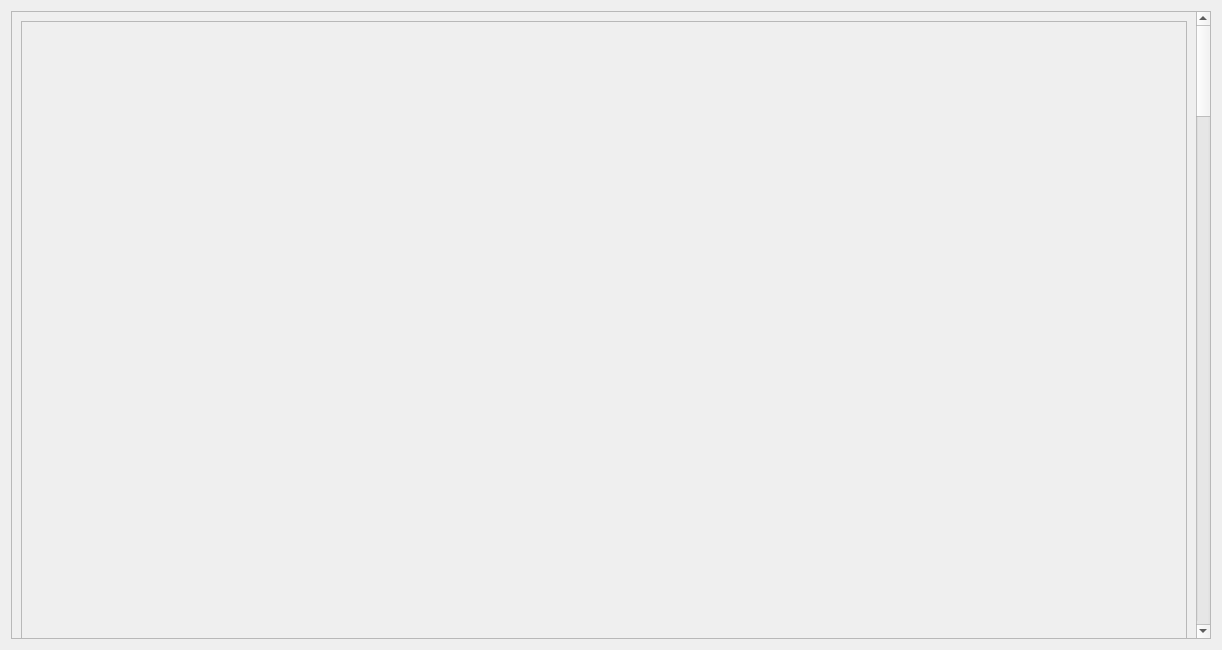
<?xml version="1.0" encoding="UTF-8"?>
<ui version="4.0">
 <class>Effects_page</class>
 <widget class="QDialog" name="Effects_page">
  <property name="geometry">
   <rect>
    <x>0</x>
    <y>0</y>
    <width>1222</width>
    <height>650</height>
   </rect>
  </property>
  <property name="windowTitle">
   <string>Dialog</string>
  </property>
  <layout class="QVBoxLayout" name="verticalLayout">
   <item>
    <widget class="QScrollArea" name="scrollArea">
     <property name="styleSheet">
      <string notr="true"/>
     </property>
     <property name="widgetResizable">
      <bool>true</bool>
     </property>
     <widget class="QWidget" name="scrollAreaWidgetContents">
      <property name="geometry">
       <rect>
        <x>0</x>
        <y>-20</y>
        <width>1177</width>
        <height>4522</height>
       </rect>
      </property>
      <layout class="QHBoxLayout" name="horizontalLayout">
       <item>
        <widget class="QFrame" name="frame">
         <property name="minimumSize">
          <size>
           <width>0</width>
           <height>4500</height>
          </size>
         </property>
         <property name="styleSheet">
          <string notr="true"/>
         </property>
         <property name="frameShape">
          <enum>QFrame::StyledPanel</enum>
         </property>
         <property name="frameShadow">
          <enum>QFrame::Raised</enum>
         </property>
         <widget class="QLabel" name="label">
          <property name="geometry">
           <rect>
            <x>0</x>
            <y>0</y>
            <width>1200</width>
            <height>4500</height>
           </rect>
          </property>
          <property name="text">
           <string/>
          </property>
         </widget>
         <widget class="QPushButton" name="StartButtonPage2_2">
          <property name="geometry">
           <rect>
            <x>609</x>
            <y>60</y>
            <width>70</width>
            <height>50</height>
           </rect>
          </property>
          <property name="text">
           <string/>
          </property>
          <property name="flat">
           <bool>true</bool>
          </property>
         </widget>
         <widget class="QPushButton" name="ElramlyButton_2">
          <property name="geometry">
           <rect>
            <x>135</x>
            <y>241</y>
            <width>131</width>
            <height>30</height>
           </rect>
          </property>
          <property name="text">
           <string/>
          </property>
          <property name="flat">
           <bool>true</bool>
          </property>
         </widget>
         <widget class="QPushButton" name="ExitButton_2">
          <property name="geometry">
           <rect>
            <x>1064</x>
            <y>60</y>
            <width>61</width>
            <height>50</height>
           </rect>
          </property>
          <property name="text">
           <string/>
          </property>
          <property name="flat">
           <bool>true</bool>
          </property>
         </widget>
         <widget class="QPushButton" name="AboutUsButtonPage2_2">
          <property name="geometry">
           <rect>
            <x>701</x>
            <y>60</y>
            <width>81</width>
            <height>50</height>
           </rect>
          </property>
          <property name="text">
           <string/>
          </property>
          <property name="flat">
           <bool>true</bool>
          </property>
         </widget>
         <widget class="QPushButton" name="BounsButton_2">
          <property name="geometry">
           <rect>
            <x>471</x>
            <y>242</y>
            <width>91</width>
            <height>30</height>
           </rect>
          </property>
          <property name="text">
           <string/>
          </property>
          <property name="flat">
           <bool>true</bool>
          </property>
         </widget>
         <widget class="QPushButton" name="BackButton_3">
          <property name="geometry">
           <rect>
            <x>74</x>
            <y>59</y>
            <width>201</width>
            <height>61</height>
           </rect>
          </property>
          <property name="text">
           <string/>
          </property>
          <property name="flat">
           <bool>true</bool>
          </property>
         </widget>
         <widget class="QPushButton" name="OurTeamButton_2">
          <property name="geometry">
           <rect>
            <x>306</x>
            <y>242</y>
            <width>131</width>
            <height>30</height>
           </rect>
          </property>
          <property name="text">
           <string/>
          </property>
          <property name="flat">
           <bool>true</bool>
          </property>
         </widget>
        </widget>
       </item>
      </layout>
     </widget>
    </widget>
   </item>
  </layout>
 </widget>
 <resources/>
 <connections/>
</ui>
